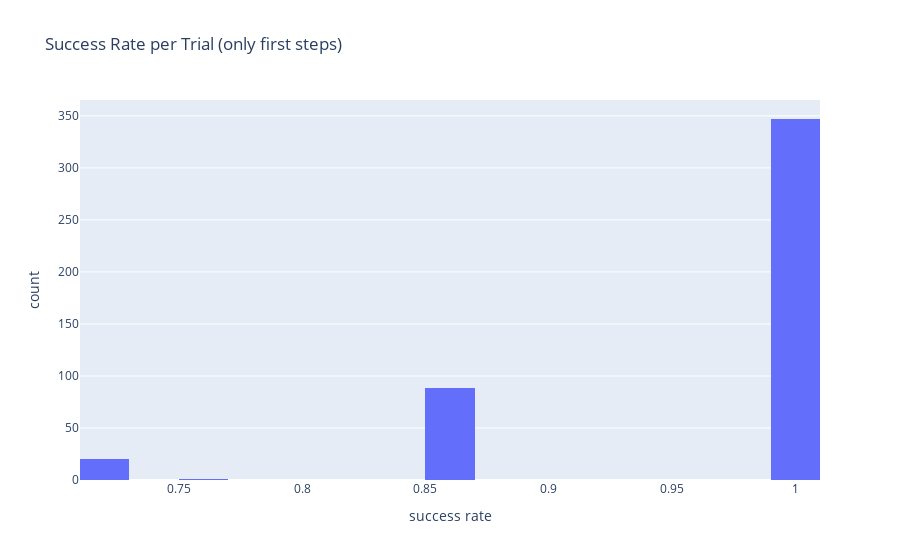

Here is the notebook cell this chart was saved with:
### Code cell
pr_trials_hist = px.histogram(success_per_trial, nbins=20, x="success_per_trial"
                   , title='Success Rate per Trial (only first steps)', labels={'success_per_trial':'success rate'})
pr_trials_hist.show()

### Figure 1 — Plotly figure (JSON) as saved in the notebook; plotly's stock layout.template omitted (floating-point values rounded to 4 significant figures; data arrays with more than 128 entries replaced by an {"elided": "..."} marker saying what was removed)
{"data": [{"alignmentgroup": "True", "bingroup": "x", "hovertemplate": "success rate=%{x}<br>count=%{y}<extra></extra>", "legendgroup": "", "marker": {"color": "#636efa", "pattern": {"shape": ""}}, "name": "", "nbinsx": 20, "offsetgroup": "", "orientation": "v", "showlegend": false, "type": "histogram", "x": {"elided": "456 float values"}, "xaxis": "x", "yaxis": "y"}], "layout": {"barmode": "relative", "legend": {"tracegroupgap": 0}, "title": {"text": "Success Rate per Trial (only first steps)"}, "xaxis": {"anchor": "y", "domain": [0, 1], "title": {"text": "success rate"}}, "yaxis": {"anchor": "x", "domain": [0, 1], "title": {"text": "count"}}}}
